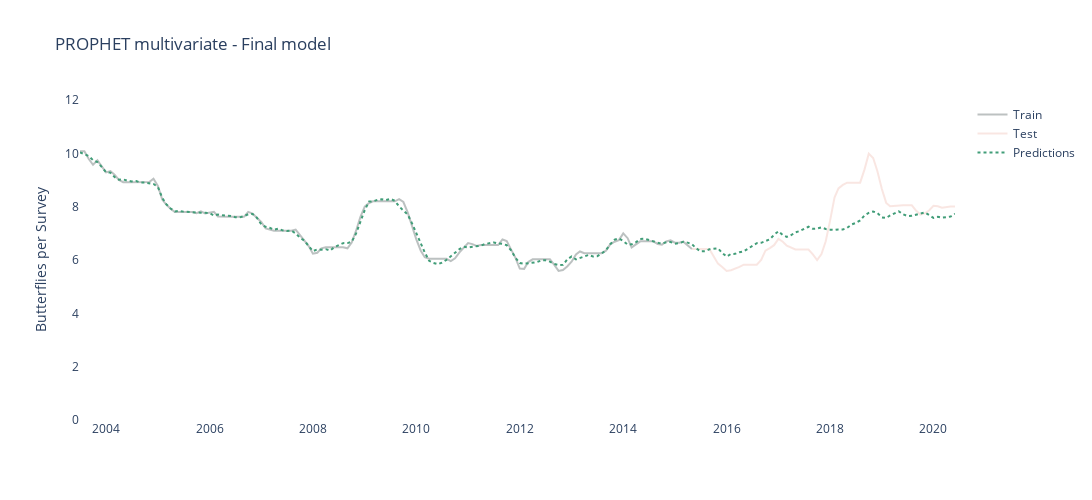

Notebook cell for this chart:
### Markdown cell above
__COMMENT__: Further to the MAPE scores, we will get a closer look on the model performance using cross-validation and residuals analysis.

### Code cell
### Reinstantiate model 4, out of the function, to be able to use the variables it in this section

# Instantiate the model
model_final = Prophet(yearly_seasonality=True, weekly_seasonality=False, daily_seasonality=False, 
                holidays=None, seasonality_prior_scale=10, changepoint_prior_scale=1)

# Add regressors (independant variables)
for col in full_df_multi_lags2.drop(columns=['y', 'ds']).columns:
    model_final.add_regressor(col)

# Train/test Split - Defining % of data points in the test sets (30%)
nobs = int(len(full_df_multi_lags2)*0.70)

# Creating train and test sets
train = full_df_multi_lags2.iloc[:nobs,:]
print(f'Train set shape: {train.shape[0]} rows and {train.shape[1]} columns')

test = full_df_multi_lags2.iloc[nobs:,:]
print(f'Test set shape: {test.shape[0]} rows and {test.shape[1]} columns')

# Fit the Model
prophet_fit_multi = model_final.fit(train)

# Model predictions
future_multi = model_final.make_future_dataframe(periods=len(test), freq='MS')
full_future_multi = pd.merge(future_multi, full_df_multi_lags2.drop(columns=['y']), left_on='ds', right_on='ds', how='left')
forecast_multi = model_final.predict(full_future_multi)

# Make sure no predictions is below 0 (not possible)
forecast_multi['yhat'] = np.where(forecast_multi['yhat']<0, 0, forecast_multi['yhat'])

# Merge dataset and forecast
observed_forecast_prophet_multi = pd.merge(full_df_multi_lags2, forecast_multi, left_on='ds', right_on='ds', how='left')

# Add Order info for linear regression
observed_forecast_prophet_multi['Order'] = range(len(observed_forecast_prophet_multi))

#Get Trendline
X = observed_forecast_prophet_multi['Order']
y = observed_forecast_prophet_multi['yhat']
Trendline = sm.OLS(y.values, sm.add_constant(X.values), missing='drop').fit()

# Plotting True values and Predictions
fig = go.Figure()
fig.add_trace(go.Scatter(x=observed_forecast_prophet_multi.loc[:nobs,'ds'], 
                         y=observed_forecast_prophet_multi.loc[:nobs,'y'], 
                         mode='lines', line=dict(color='#233333'), name='Train', opacity=0.3))
fig.add_trace(go.Scatter(x=observed_forecast_prophet_multi.loc[nobs:,'ds'], 
                         y=observed_forecast_prophet_multi.loc[nobs:,'y'], 
                         mode='lines', line=dict(color='#EBACA0'), name='Test', opacity=0.3))
fig.add_trace(go.Scatter(x=observed_forecast_prophet_multi['ds'],
                         y=observed_forecast_prophet_multi['yhat'], mode='lines', 
                         line_dash='dot', line=dict(color='#419D78'), name='Predictions'))

fig.update_yaxes(range=[0, 12])
fig.update_layout(yaxis_title='Butterflies per Survey', 
                      title=f'PROPHET multivariate - Final model',
                      width=1100, height=500, plot_bgcolor='white', showlegend=True)

fig.show()

print(f'Trendline predictions coeff: {round(Trendline.params[1],4)}')
print('\n')

# Evaluation MAPE
train_mape = mean_absolute_percentage_error(observed_forecast_prophet_multi.loc[:nobs,'y'], 
                                            observed_forecast_prophet_multi.loc[:nobs,'yhat'])
test_mape = mean_absolute_percentage_error(observed_forecast_prophet_multi.loc[nobs:,'y'], 
                                           observed_forecast_prophet_multi.loc[nobs:,'yhat'])
Diff_MAPE = Diff_MAPE_calculation(train_mape, test_mape)

print(f'Train MAPE on the difference: {round(train_mape, 2)}%')
print(f'Test MAPE on the difference: {round(test_mape, 2)}%')
print(f'Difference in accuracy between train and test sets: {round(Diff_MAPE, 2)}% \n')

# Plotting regressors coefs
regressor_coef = regressor_coefficients(model_final)
regressor_coef = regressor_coef.sort_values(by='coef', ascending=True)

plt.figure(figsize=(15,5))
plt.barh(regressor_coef['regressor'], regressor_coef['coef'], color='#233333')
plt.title('Regressor coefficients')
plt.show()

### Figure 1 — Plotly figure (JSON) as saved in the notebook; plotly's stock layout.template omitted (floating-point values rounded to 4 significant figures; data arrays with more than 128 entries replaced by an {"elided": "..."} marker saying what was removed)
{"data": [{"line": {"color": "#233333"}, "mode": "lines", "name": "Train", "opacity": 0.3, "type": "scatter", "x": {"elided": "143 str values"}, "y": {"elided": "143 float values"}}, {"line": {"color": "#EBACA0"}, "mode": "lines", "name": "Test", "opacity": 0.3, "type": "scatter", "x": ["2015-05-01T00:00:00", "2015-06-01T00:00:00", "2015-07-01T00:00:00", "2015-08-01T00:00:00", "2015-09-01T00:00:00", "2015-10-01T00:00:00", "2015-11-01T00:00:00", "2015-12-01T00:00:00", "2016-01-01T00:00:00", "2016-02-01T00:00:00", "2016-03-01T00:00:00", "2016-04-01T00:00:00", "2016-05-01T00:00:00", "2016-06-01T00:00:00", "2016-07-01T00:00:00", "2016-08-01T00:00:00", "2016-09-01T00:00:00", "2016-10-01T00:00:00", "2016-11-01T00:00:00", "2016-12-01T00:00:00", "2017-01-01T00:00:00", "2017-02-01T00:00:00", "2017-03-01T00:00:00", "2017-04-01T00:00:00", "2017-05-01T00:00:00", "2017-06-01T00:00:00", "2017-07-01T00:00:00", "2017-08-01T00:00:00", "2017-09-01T00:00:00", "2017-10-01T00:00:00", "2017-11-01T00:00:00", "2017-12-01T00:00:00", "2018-01-01T00:00:00", "2018-02-01T00:00:00", "2018-03-01T00:00:00", "2018-04-01T00:00:00", "2018-05-01T00:00:00", "2018-06-01T00:00:00", "2018-07-01T00:00:00", "2018-08-01T00:00:00", "2018-09-01T00:00:00", "2018-10-01T00:00:00", "2018-11-01T00:00:00", "2018-12-01T00:00:00", "2019-01-01T00:00:00", "2019-02-01T00:00:00", "2019-03-01T00:00:00", "2019-04-01T00:00:00", "2019-05-01T00:00:00", "2019-06-01T00:00:00", "2019-07-01T00:00:00", "2019-08-01T00:00:00", "2019-09-01T00:00:00", "2019-10-01T00:00:00", "2019-11-01T00:00:00", "2019-12-01T00:00:00", "2020-01-01T00:00:00", "2020-02-01T00:00:00", "2020-03-01T00:00:00", "2020-04-01T00:00:00", "2020-05-01T00:00:00", "2020-06-01T00:00:00"], "y": [6.41, 6.41, 6.41, 6.41, 6.41, 6.14, 5.864, 5.738, 5.586, 5.615, 5.668, 5.743, 5.826, 5.826, 5.826, 5.826, 6.007, 6.351, 6.446, 6.557, 6.793, 6.684, 6.539, 6.477, 6.393, 6.393, 6.393, 6.393, 6.213, 5.997, 6.221, 6.704, 7.487, 8.343, 8.686, 8.817, 8.9, 8.9, 8.9, 8.9, 9.4, 9.988, 9.825, 9.328, 8.674, 8.141, 8.012, 8.031, 8.052, 8.052, 8.052, 8.052, 7.844, 7.705, 7.747, 7.856, 8.033, 8.014, 7.96, 7.986, 8.006, 8.006]}, {"line": {"color": "#419D78", "dash": "dot"}, "mode": "lines", "name": "Predictions", "type": "scatter", "x": {"elided": "204 str values"}, "y": {"elided": "204 float values"}}], "layout": {"height": 500, "plot_bgcolor": "white", "showlegend": true, "title": {"text": "PROPHET multivariate - Final model"}, "width": 1100, "xaxis": {"autorange": true, "range": ["2003-07-01", "2020-06-01"], "type": "date"}, "yaxis": {"range": [0, 12], "title": {"text": "Butterflies per Survey"}, "type": "linear"}}}
